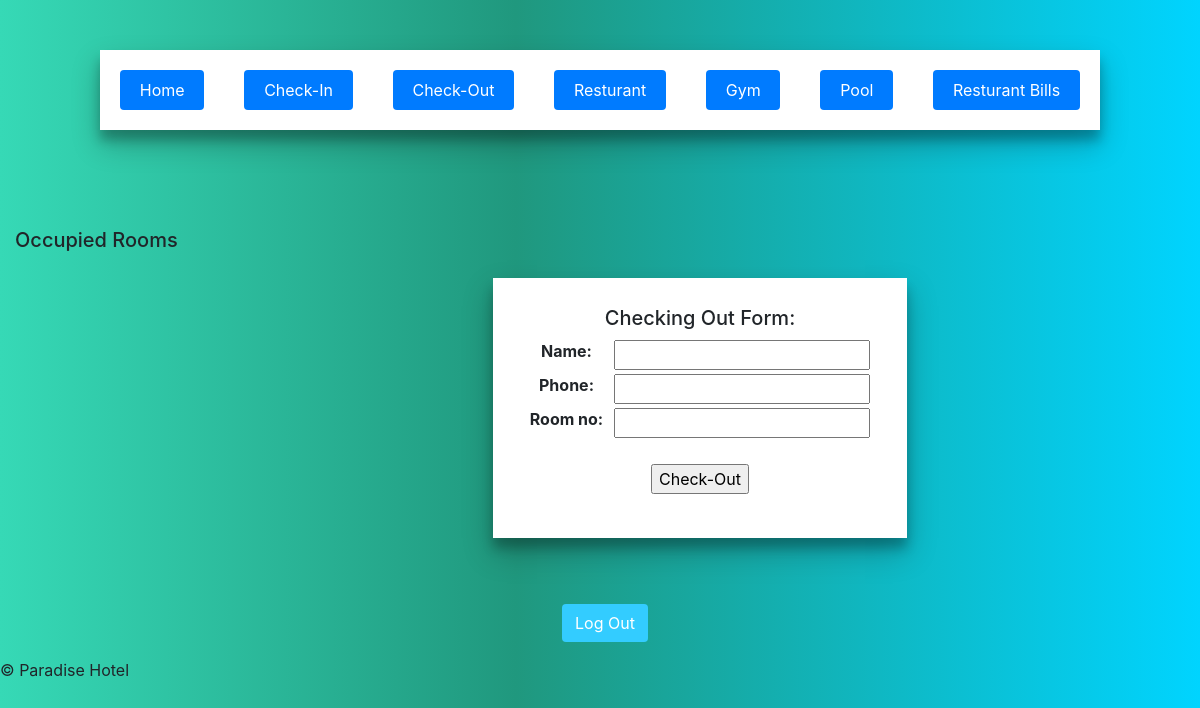
Page /billing/ (signed in) on the earlier database version.
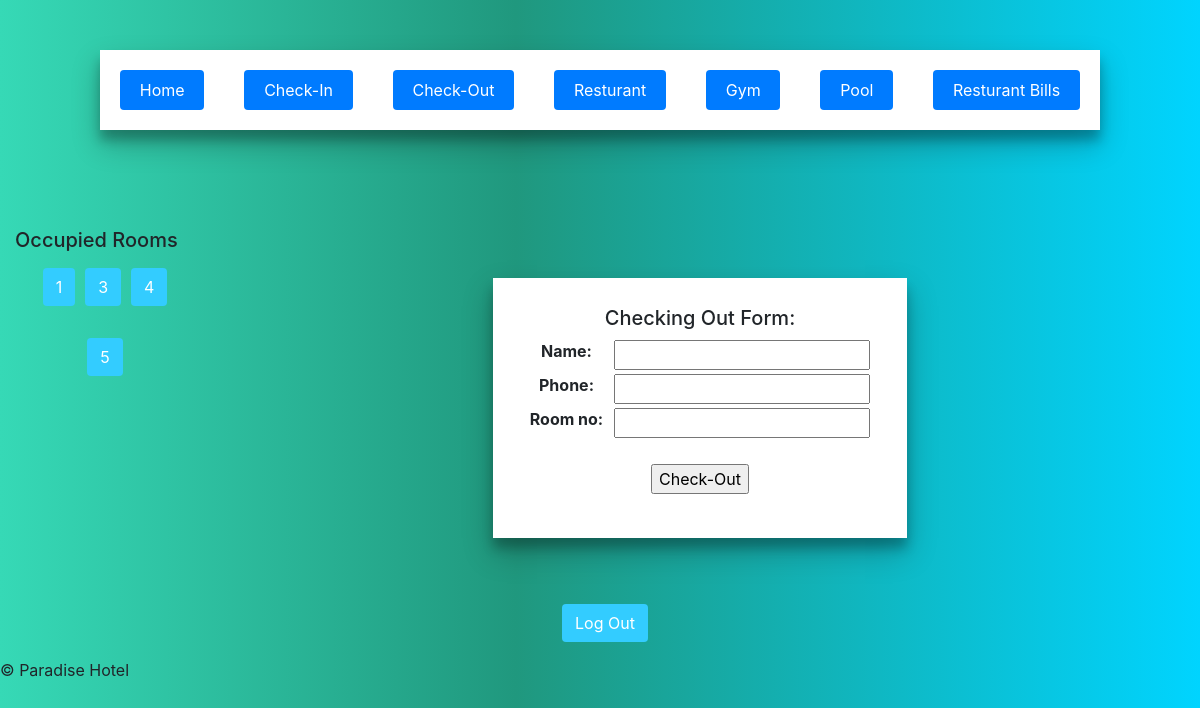
Same page on the later database version.
### pages/models.py (models this page shows)
class Room(models.Model):
    ROOM_CHOICES = [
        ('Single', 'Single'),
        ('Double', 'Double'),
        ('Suite', 'Suite')
    ]
    room_no = models.IntegerField(primary_key = True)
    empty = models.BooleanField(default=True)
    AC = models.BooleanField(default=False)
    room_type = models.CharField(max_length=10, choices=ROOM_CHOICES, default='Single')
    room_cost = models.IntegerField(default=1000)
    floor = models.IntegerField(default=1)

### pages/views.py (the view, shortened to what this page needs)
# urls.py: path('billing/', bill_view, name='billing'),
def bill_view(request):
    form = CheckoutForm()
    queryset = Room.objects.filter(empty = False)
    content =  {
        "form": form,
        "qs": queryset
    }
    return render(request, 'billing.html', content)

### pages/forms.py (shortened to what this page needs)
class CheckoutForm(forms.ModelForm):
    class Meta:
        model = Checkout
        fields = ['name', 'phone', 'room_no']

### Templates/billing.html (shortened to what this page needs)
{% extends 'base.html' %}
{% block content %}
    <div class="container-fluid">
      <div class="row flex-xl-nowrap">
        <div class="col-12 col-md-3 col-xl-2 bd-sidebar">
          <h5>Occupied Rooms</h5>
          <div class="d-flex justify-content-center mt-3 login_container">
            {% for instance in qs %}
              <p><a class="btn login_btn" href="../room/{{instance.room_no}}">{{instance.room_no}}</a></p>
              {% ifequal forloop.counter|divisibleby:"3" True %}
          </div><div class="d-flex justify-content-center mt-3 login_container">
              {% endifequal %}
            {% endfor %}
            </div>
        </div>
        <nav class="nav nav-pills flex-column flex-sm-row">
          <form method = 'POST' id='form-id' class='nav-link'> {% csrf_token %}
            <table>
              <h5 class='text-sm-center'>Checking Out Form:</h5>
              {{ form }}
            </table>
            <br>
            <p class="text-sm-center"><input type = 'submit' value='Check-Out'/></p>
        </form>
      </nav>
      </div>
    </div>
{% endblock %}

Differences in the rows shown:
now on this page (row edited): Room: room_no "1"
now on this page (row edited): Room: room_no "3"
now on this page (row edited): Room: room_no "4"
now on this page (row edited): Room: room_no "5"
